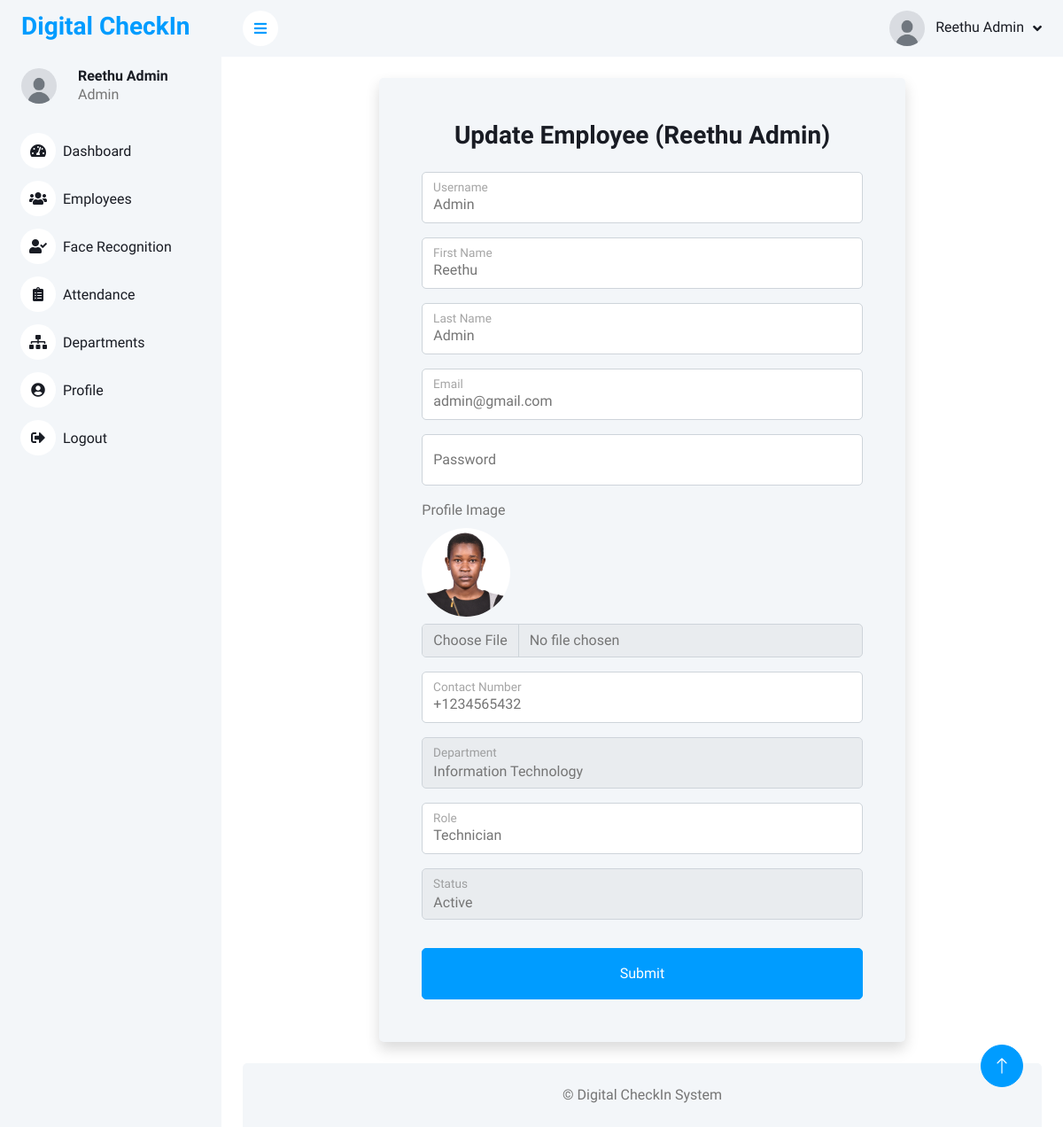
/employees/update/4/ (signed in), run on the app's committed database.
### App/models.py (models this page shows, shortened)
class Employee(models.Model):
    employee_id = models.AutoField(primary_key=True)
    user = models.OneToOneField(User, on_delete=models.CASCADE)
    dep = models.ForeignKey(Department, on_delete=models.SET_NULL, null=True)
    role = models.CharField(max_length=50)
    status = models.CharField(max_length=20, choices=[("Active", "Active"), ("Inactive", "Inactive")])
    face_encoding = models.BinaryField(blank=True, null=True)

class Profile(models.Model):
    user = models.OneToOneField(User, on_delete=models.CASCADE)
    profile_image = models.ImageField(upload_to='profile_images/', blank=True, null=True)
    contact = models.CharField(max_length=15, blank=True, null=True)

class Department(models.Model):
    dep_id = models.AutoField(primary_key=True)
    name = models.CharField(max_length=100, unique=True)
    def __str__(self):
        return self.name

### App/views.py (the view)
# urls.py: path('employees/update/<int:employee_id>/', views.update_employee, name='update_employee'),
@user_passes_test(lambda user: user.is_superuser, login_url='login')
def update_employee(request, employee_id):
    employee = get_object_or_404(Employee, pk=employee_id)
    user = employee.user  # Associated User object
    profile, created = Profile.objects.get_or_create(user=user)  # Ensure profile exists
    title = "Update Employee ("+ user.first_name +" "+ user.last_name + ")"
    if request.method == "POST":
        form = EmployeeForm(request.POST, request.FILES, instance=employee)
        if form.is_valid():
            user.username = form.cleaned_data['username']
            user.first_name = form.cleaned_data['first_name']
            user.last_name = form.cleaned_data['last_name']
            user.email = form.cleaned_data['email']
            user.save()
            profile.contact = form.cleaned_data['contact']
            if 'profile_image' in request.FILES:
                profile.profile_image = request.FILES['profile_image']  # Save new profile image
            profile.save()
            employee = form.save(commit=False)
            employee.user = user  # Ensure correct user assignment
            employee.save()
            messages.success(request, "Employee updated successfully!")
            return redirect('employees')  # Redirect to employee list page
        else:
            print("Form Errors:", form.errors)
            messages.error(request, "Please correct the errors below.")  # Show form errors
    else:
        form = EmployeeForm(instance=employee, initial={
            'username': user.username,
            'first_name': user.first_name,
            'last_name': user.last_name,
            'email': user.email,
            'password': user.password,
            'contact': profile.contact,
        })
    return render(request, 'admin/add_employee.html', {'form': form, 'employee': employee, 'title': title})

### templates/admin/add_employee.html (shortened to what this page needs)
{% extends "admin/sidebar.html" %}
{% load static %}
{% block content %}
<div class="container-fluid pt-4 px-4">
    <div class="row g-4 justify-content-center">
        <div class="col-12 col-sm-10 col-md-10 col-lg-8 col-xl-8">
            <div class="bg-light rounded h-100 p-5 shadow">
                <h3 class="mb-4 text-center">{{ title }}</h3>
                <form method="POST" enctype="multipart/form-data">
                    <div class="form-floating mb-3">
                        {{ form.username }}
                        <label for="id_username">Username</label>
                    </div>
                    <div class="form-floating mb-3">
                        {{ form.first_name }}
                        <label for="id_first_name">First Name</label>
                    </div>
                    <div class="form-floating mb-3">
                        {{ form.last_name }}
                        <label for="id_last_name">Last Name</label>
                    </div>
                    <div class="form-floating mb-3">
                        {{ form.email }}
                        <label for="id_email">Email</label>
                    </div>
                    <div class="form-floating mb-3">
                        {{ form.password }}
                        <label for="id_password">Password</label>
                    </div>
                    <div class="mb-3">
                        <label for="id_profile_image" class="form-label">Profile Image</label><br>
                        {% if employee.user.profile.profile_image %}
                            <img src="{{ employee.user.profile.profile_image.url }}" alt="Profile Image" width="100" height="100" class="mb-2 rounded-circle">
                        {% endif %}
                        {{ form.profile_image }}
                    </div>
                    <div class="form-floating mb-3">
                        {{ form.contact }}
                        <label for="id_contact">Contact Number</label>
                    </div>
                    <div class="form-floating mb-3">
                        {{ form.dep }}
                        <label for="id_dep">Department</label>
                    </div>
                    <div class="form-floating mb-3">
                        {{ form.role }}
                        <label for="id_role">Role</label>
                    </div>
                    <div class="form-floating mb-3">
                        {{ form.status }}
                        <label for="id_status">Status</label>
                    </div>
                    <button type="submit" class="btn btn-primary w-100 py-3 mt-3">Submit</button>
                </form>
            </div>
        </div>
    </div>
</div>
{% endblock %}

### templates/admin/sidebar.html (shortened to what this page needs)
{% load static %}
{% load i18n %}
<!DOCTYPE html>
<html lang="en">
<head>
    <link href="https://cdnjs.cloudflare.com/ajax/libs/font-awesome/5.10.0/css/all.min.css" rel="stylesheet">
    <link href="https://cdn.jsdelivr.net/npm/bootstrap-icons@1.4.1/font/bootstrap-icons.css" rel="stylesheet">
    <link href="{% static 'css/bootstrap.min.css' %}" rel="stylesheet">
    <link href="{% static 'css/style.css' %}" rel="stylesheet">
    <link href="{% static 'lib/owlcarousel/assets/owl.carousel.min.css' %}" rel="stylesheet">
    <link href="{% static 'lib/tempusdominus/css/tempusdominus-bootstrap-4.min.css' %}" rel="stylesheet">
</head>
<body>
<div class="sidebar pe-4 pb-3">
    <nav class="navbar bg-light navbar-light">
        <a href="/" class="navbar-brand mx-4 mb-3">
            <h3 class="text-primary">Digital CheckIn</h3>
        </a>
        <div class="d-flex align-items-center ms-4 mb-4">
            <div class="position-relative">
                <img class="rounded-circle me-lg-2" src="{% static 'img/User.jpg' %}" style="width: 40px; height: 40px;">
            </div>
            <div class="ms-3">
                <h6 class="mb-0">{{ user.first_name }} {{ user.last_name }}</h6>
                <span>Admin</span>
            </div>
        </div>
        <div class="navbar-nav w-100">
            <a href="/admin-dashboard" class="nav-item nav-link"><i class="fa fa-tachometer-alt me-2"></i>Dashboard</a>
            <a href="/employees" class="nav-item nav-link"><i class="fa fa-users me-2"></i>Employees</a>
            <a href="/face-recognition/" class="nav-item nav-link"><i class="fa fa-user-check me-2"></i>Face Recognition</a>
            <a href="/admin-attendance/" class="nav-item nav-link"><i class="fa fa-clipboard-list me-2"></i>Attendance</a>
            <a href="/departments" class="nav-item nav-link"><i class="fa fa-sitemap me-2"></i>Departments</a>
            <a href="/admin-profile/" class="nav-item nav-link"><i class="fa fa-user-circle me-2"></i>Profile</a>
            <a href="/logout" class="nav-item nav-link"><i class="fa fa-sign-out-alt me-2"></i>Logout</a>
        </div>
    </nav>
</div>
<div class="content">
    <nav class="navbar navbar-expand bg-light navbar-light sticky-top px-4 py-0">
        <a href="#" class="sidebar-toggler flex-shrink-0"><i class="fa fa-bars"></i></a>
        <div class="navbar-nav align-items-center ms-auto">
            <div class="nav-item dropdown">
                <a href="#" class="nav-link dropdown-toggle" data-bs-toggle="dropdown">
                    <img class="rounded-circle me-lg-2" src="{% static 'img/User.jpg' %}" style="width: 40px; height: 40px;">
                    <span class="d-none d-lg-inline-flex">{{ user.first_name }} {{ user.last_name }}</span>
                </a>
            </div>
        </div>
    </nav>
    {% block content %}{% endblock content %}
    <div class="container-fluid pt-4 px-4">
        <div class="bg-light rounded-top p-4 text-center">&copy; Digital CheckIn System</div>
    </div>
</div>
<a href="#" class="btn btn-lg btn-primary btn-lg-square back-to-top"><i class="bi bi-arrow-up"></i></a>
</body>
</html>

### static/css/style.css (style rules this page uses)
:root { --primary: #009CFF; --light: #F3F6F9; --dark: #191C24; }
.back-to-top { position: fixed; display: none; right: 45px; bottom: 45px; z-index: 99; }
.btn { transition: .5s; }
.btn.btn-primary { color: #FFFFFF; }
.btn-lg-square { width: 48px; height: 48px; }
.btn-square, .btn-sm-square, .btn-lg-square { padding: 0; display: inline-flex; align-items: center; justify-content: center; font-weight: normal; border-radius: 50px; }
.sidebar { position: fixed; top: 0; left: 0; bottom: 0; width: 250px; height: 100vh; overflow-y: auto; background: var(--light); transition: 0.5s; z-index: 999; }
.content { margin-left: 250px; min-height: 100vh; background: #FFFFFF; transition: 0.5s; }
@media (min-width: 992px) { .sidebar { margin-left: 0; } }
@media (min-width: 992px) { .content { width: calc(100% - 250px); } }
.sidebar .navbar .navbar-nav .nav-link { padding: 7px 20px; color: var(--dark); font-weight: 500; border-left: 3px solid var(--light); border-radius: 0 30px 30px 0; outline: none; }
.sidebar .navbar .navbar-nav .nav-link i { width: 40px; height: 40px; display: inline-flex; align-items: center; justify-content: center; background: #FFFFFF; border-radius: 40px; }
.content .navbar .navbar-nav .nav-link { margin-left: 25px; padding: 12px 0; color: var(--dark); outline: none; }
.content .navbar .sidebar-toggler, .content .navbar .navbar-nav .nav-link i { width: 40px; height: 40px; display: inline-flex; align-items: center; justify-content: center; background: #FFFFFF; border-radius: 40px; }
.content .navbar .dropdown-toggle::after { margin-left: 6px; vertical-align: middle; border: none; content: "\f107"; font-family: "Font Awesome 5 Free"; font-weight: 900; transition: .5s; }

### data on the page
Employee: user.profile.profile_image (picture), role "Technician", status "Active"
Profile: contact "+1234565432"
Department: dep "Information Technology"

### other printed values
{{ user.first_name }} "Reethu"
{{ user.last_name }} "Admin"
{{ title }} "Update Employee (Reethu Admin)"
